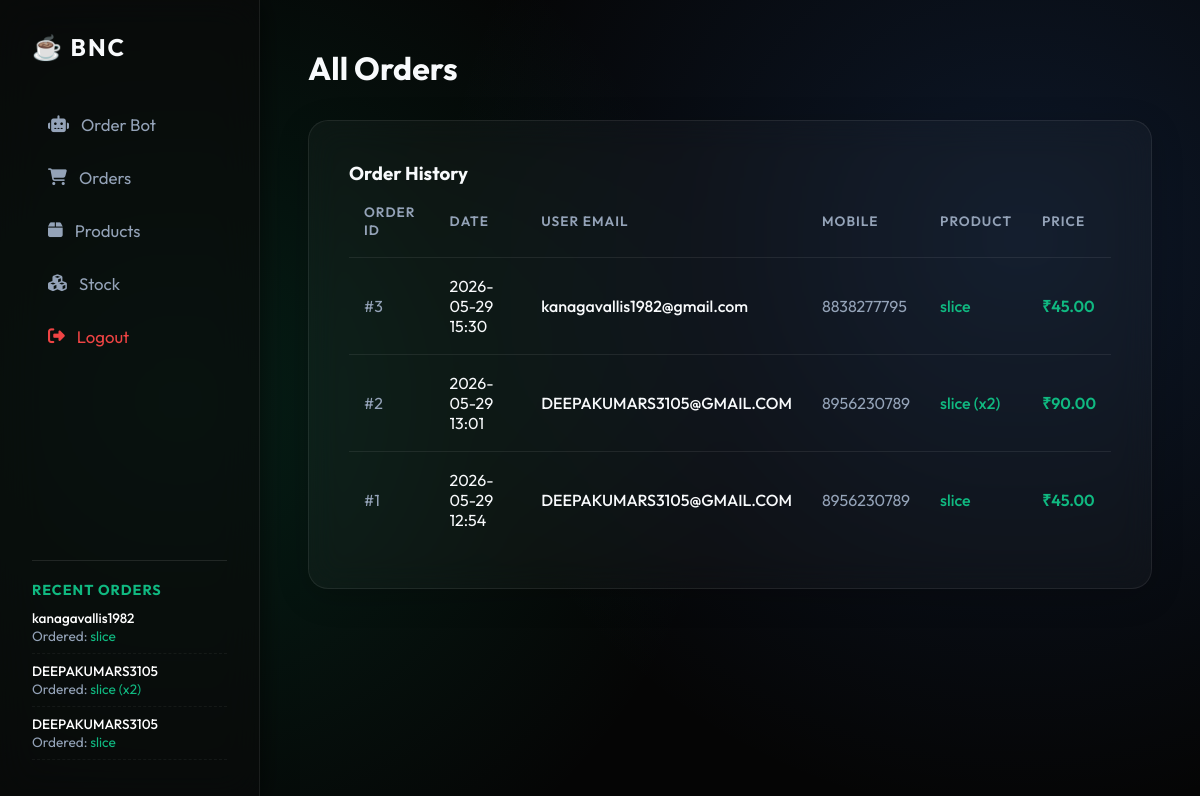
Page /admin/orders (signed in) on the committed database.
### app.py (models this page shows)
class Order(db.Model):
    id = db.Column(db.Integer, primary_key=True)
    user_id = db.Column(db.Integer, db.ForeignKey('user.id'), nullable=False)
    product_name = db.Column(db.String(100), nullable=False)
    price = db.Column(db.Float, nullable=False)
    order_date = db.Column(db.DateTime, default=datetime.utcnow)

class User(db.Model):
    id = db.Column(db.Integer, primary_key=True)
    email = db.Column(db.String(100), nullable=False, unique=True)
    mobile = db.Column(db.String(20), nullable=True)
    password = db.Column(db.String(100), nullable=False)
    role = db.Column(db.String(20), nullable=False, default='user')
    orders = db.relationship('Order', backref='user', lazy=True)

### app.py (the view)
@app.route('/admin/orders')
@admin_required
def admin_orders():
    all_orders = Order.query.order_by(Order.order_date.desc()).all()
    return render_template('admin_orders.html', orders=all_orders)

### app.py (called while the page is built)
def admin_required(f):
    @wraps(f)
    def decorated_function(*args, **kwargs):
        if 'user_id' not in session or session.get('role') != 'admin':
            return redirect(url_for('index'))
        return f(*args, **kwargs)
    return decorated_function

@app.context_processor
def inject_recent_orders():
    if session.get('role') == 'admin':
        recent_orders = Order.query.order_by(Order.order_date.desc()).limit(5).all()
        low_stock_products = Product.query.filter(Product.stock <= 5).all()
        return dict(recent_orders=recent_orders, low_stock_products=low_stock_products)
    return dict(recent_orders=[], low_stock_products=[])

### templates/admin_orders.html
{% extends 'base.html' %}
{% block content %}
<div class="admin-wrapper">
    <h1>All Orders</h1>
    <div class="glass-panel table-panel mt-4">
        <h3>Order History</h3>
        {% if orders %}
        <table>
            <thead>
                <tr>
                    <th>Order ID</th>
                    <th>Date</th>
                    <th>User Email</th>
                    <th>Mobile</th>
                    <th>Product</th>
                    <th>Price</th>
                </tr>
            </thead>
            <tbody>
                {% for order in orders %}
                <tr>
                    <td style="color: var(--text-muted);">#{{ order.id }}</td>
                    <td>{{ order.order_date.strftime('%Y-%m-%d %H:%M') }}</td>
                    <td style="font-weight: 500;">{{ order.user.email }}</td>
                    <td style="color: var(--text-muted);">{{ order.user.mobile or 'N/A' }}</td>
                    <td style="font-weight: 500; color: var(--primary);">{{ order.product_name }}</td>
                    <td style="font-weight: 600; color: #10b981;">₹{{ "%.2f"|format(order.price) }}</td>
                </tr>
                {% endfor %}
            </tbody>
        </table>
        {% else %}
        <div class="empty-state" style="text-align: center; padding: 40px; color: var(--text-muted);">
            <i class="fas fa-inbox" style="font-size: 48px; margin-bottom: 16px; color: var(--glass-border);"></i>
            <p style="font-size: 1.1rem;">No orders have been placed yet.</p>
        </div>
        {% endif %}
    </div>
</div>
{% endblock %}

### templates/base.html (shortened to what this page needs)
<!DOCTYPE html>
<html lang="en">
<head>
    <link rel="stylesheet" href="{{ url_for('static', filename='css/style.css') }}">
    <link rel="stylesheet" href="https://cdnjs.cloudflare.com/ajax/libs/font-awesome/6.4.0/css/all.min.css">
</head>
<body>
    <div class="app-container">
        <nav class="sidebar">
            <div class="logo">
                <h2>☕ BNC</h2>
            </div>
            <ul class="nav-links">
                <li><a href="{{ url_for('index') }}" class="nav-item"><i class="fas fa-robot"></i> Order Bot</a></li>
                {% if session.get('role') == 'admin' %}
                <li><a href="{{ url_for('admin_orders') }}" class="nav-item"><i class="fas fa-shopping-cart"></i> Orders</a></li>
                <li><a href="{{ url_for('admin_products') }}" class="nav-item"><i class="fas fa-box"></i> Products</a></li>
                <li>
                    <a href="{{ url_for('admin_stock') }}" class="nav-item">
                        <i class="fas fa-cubes"></i> Stock
                    </a>
                </li>
                {% else %}
                <li><a href="{{ url_for('history') }}" class="nav-item"><i class="fas fa-history"></i> Order History</a></li>
                {% endif %}
                <li style="margin-top: auto;"><a href="{{ url_for('logout') }}" class="nav-item" style="color: #ef4444;"><i class="fas fa-sign-out-alt"></i> Logout</a></li>
            </ul>
            {% if session.get('role') == 'admin' %}
            <div class="recent-orders-sidebar" style="margin-top: 20px; padding-top: 20px; border-top: 1px solid rgba(255,255,255,0.1);">
                <h3 style="color: var(--primary); font-size: 0.9rem; text-transform: uppercase; letter-spacing: 1px; margin-bottom: 10px;">Recent Orders</h3>
                {% if recent_orders %}
                    <ul style="list-style: none; padding: 0; margin: 0; font-size: 0.85rem; color: var(--text-muted);">
                    {% for ro in recent_orders %}
                        <li style="margin-bottom: 8px; padding-bottom: 8px; border-bottom: 1px dashed rgba(255,255,255,0.05);">
                            <span style="color: white; font-weight: 500;">{{ ro.user.email.split('@')[0] }}</span><br>
                            Ordered: <span style="color: var(--primary);">{{ ro.product_name }}</span>
                        </li>
                    {% endfor %}
                    </ul>
                {% else %}
                    <p style="font-size: 0.8rem; color: var(--text-muted);">No orders yet.</p>
                {% endif %}
            </div>
            {% endif %}
        </nav>
        <main class="content">
            {% block content %}{% endblock %}
        </main>
    </div>
</body>
</html>

### static/css/style.css (style rules this page uses)
:root { --bg-color: #050505; --glass-bg: rgba(255, 255, 255, 0.03); --glass-border: rgba(255, 255, 255, 0.08); --primary: #10b981; --primary-hover: #059669; --danger: #ef4444; --warning: #f59e0b; --text-main: #f8fafc; --text-muted: #94a3b8; --sidebar-bg: rgba(10, 10, 10, 0.6); --accent: #3b82f6; --accent-hover: #2563eb; }
* { margin: 0; padding: 0; box-sizing: border-box; font-family: 'Outfit', sans-serif; }
body { background-color: var(--bg-color); color: var(--text-main); min-height: 100vh; background-image: radial-gradient(circle at 15% 50%, rgba(16, 185, 129, 0.15) 0%, transparent 50%), radial-gradient(circle at 85% 30%, rgba(59, 130, 246, 0.15) 0%, transparent 50%); background-attachment: fixed; }
.app-container { display: flex; height: 100vh; }
.sidebar { width: 260px; background: var(--sidebar-bg); backdrop-filter: blur(20px); border-right: 1px solid var(--glass-border); padding: 2rem; display: flex; flex-direction: column; box-shadow: 4px 0 24px rgba(0,0,0,0.5); z-index: 10; }
.logo h2 { color: var(--text-main); margin-bottom: 2.5rem; font-weight: 700; letter-spacing: 2px; display: flex; align-items: center; gap: 10px; }
.nav-links { list-style: none; flex: 1; }
.nav-links li { margin-bottom: 0.5rem; }
.nav-item { text-decoration: none; color: var(--text-muted); font-size: 1.05rem; display: flex; align-items: center; gap: 12px; padding: 12px 16px; border-radius: 12px; transition: all 0.3s cubic-bezier(0.4, 0, 0.2, 1); }
.content { flex: 1; padding: 3rem; overflow-y: auto; }
.glass-panel { background: var(--glass-bg); backdrop-filter: blur(16px); border: 1px solid var(--glass-border); border-radius: 20px; padding: 2.5rem; box-shadow: 0 8px 32px rgba(0, 0, 0, 0.2); }
.mt-4 { margin-top: 2rem; }
table { width: 100%; border-collapse: separate; border-spacing: 0; }
th, td { padding: 18px 15px !important; text-align: left; border-bottom: 1px solid var(--glass-border) !important; color: var(--text-main); }
th { color: var(--text-muted) !important; font-weight: 600; text-transform: uppercase; font-size: 0.85rem; letter-spacing: 1px; }
tr:last-child td { border-bottom: none !important; }
tr { transition: background-color 0.2s; }

### rows in the picture
Order: user.email "kanagavallis1982", product_name "slice", id "3", order_date "2026-05-29 15:30", user.email "kanagavallis1982@gmail.com", user "8838277795", price "45.00"
Order: user.email "DEEPAKUMARS3105", product_name "slice (x2)", id "2", order_date "2026-05-29 13:01", user.email "DEEPAKUMARS3105@GMAIL.COM", user "8956230789", price "90.00"
Order: user.email "DEEPAKUMARS3105", product_name "slice", id "1", order_date "2026-05-29 12:54", user.email "DEEPAKUMARS3105@GMAIL.COM", user "8956230789", price "45.00"
